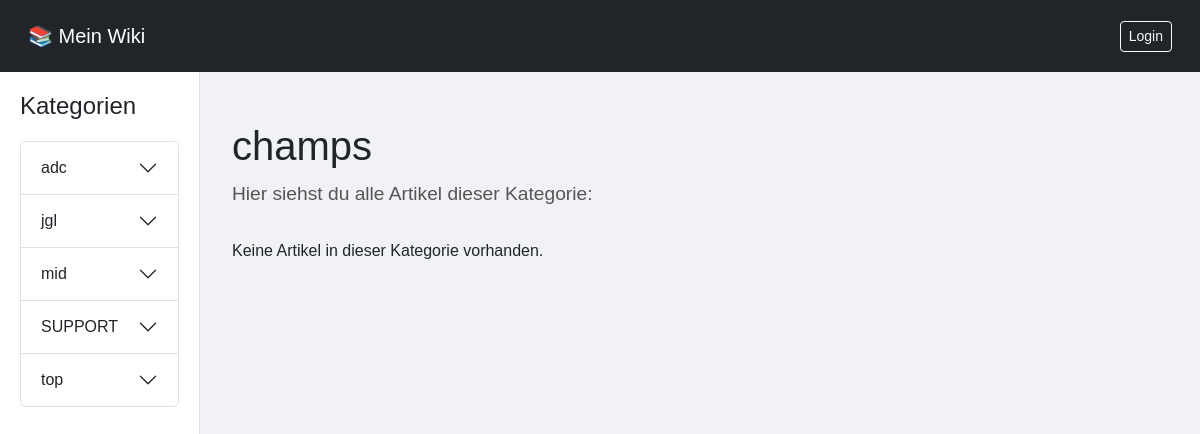
The page /category/10 on the database its author committed.
### tables this page shows
CREATE TABLE categories (
            id INTEGER PRIMARY KEY AUTOINCREMENT,
            name TEXT NOT NULL
        , parent_id INTEGER);

### app.py (the view)
@app.route("/category/<int:cat_id>")
def show_category(cat_id):
    category = query_db("SELECT * FROM categories WHERE id=?", (cat_id,), one=True)
    if not category:
        return "Kategorie nicht gefunden", 404
    articles_raw = query_db("SELECT * FROM articles WHERE category_id=? ORDER BY title COLLATE NOCASE ASC", (cat_id,))
    grouped_articles = {}
    for art in articles_raw:
        first = art["title"][0].upper() if art["title"] else "#"
        grouped_articles.setdefault(first, []).append(art)
    return render_template("category.html", category=category, grouped_articles=grouped_articles)

### app.py (called while the page is built)
def get_db():
    if "db" not in g:
        g.db = sqlite3.connect(DB_NAME, timeout=10, check_same_thread=False)
        g.db.row_factory = sqlite3.Row
    return g.db

def query_db(query, args=(), one=False):
    db = get_db()
    cur = db.execute(query, args)
    if query.strip().lower().startswith("select"):
        rv = cur.fetchall()
        cur.close()
        return (rv[0] if rv else None) if one else rv
    else:
        db.commit()
        cur.close()
        return None

def build_category_tree():
    rows = query_db("SELECT id, name, parent_id FROM categories ORDER BY name COLLATE NOCASE ASC")
    cats = {}
    for r in rows:
        cats[r["id"]] = {"id": r["id"], "name": r["name"], "parent_id": r["parent_id"], "children": []}
    root = []
    for c in cats.values():
        if c["parent_id"] is None:
            root.append(c)
        else:
            parent = cats.get(c["parent_id"])
            if parent:
                parent["children"].append(c)
            else:
                root.append(c)
    for c in root:
        c["children"].sort(key=lambda x: x["name"].lower())
    root.sort(key=lambda x: x["name"].lower())
    return root

@app.before_request
def load_categories():
    g.categories_global = build_category_tree()

### templates/category.html (shortened to what this page needs)
{% extends "base.html" %}
{% block content %}
<div class="category-container">
    <h1 class="category-title">{{ category['name'] }}</h1>
    <p class="category-description">Hier siehst du alle Artikel dieser Kategorie:</p>
    {% if grouped_articles %}
        {% for letter in grouped_articles.keys()|list|sort %}
            <h2 class="mt-3">{{ letter }}</h2>
            <div class="articles-grid">
                {% for art in grouped_articles[letter] %}
                <div class="article-card">
                    <a href="{{ url_for('article', art_id=art['id']) }}">
                        <h3>{{ art['title'] }}</h3>
                        <p>Artikel-ID: {{ art['id'] }}</p>
                    </a>
                    {% if current_user.is_authenticated and current_user.is_admin %}
                        <a href="{{ url_for('edit_article', art_id=art['id']) }}" class="edit-btn">✏️ Bearbeiten</a>
                    {% endif %}
                </div>
                {% endfor %}
            </div>
        {% endfor %}
    {% else %}
        <p>Keine Artikel in dieser Kategorie vorhanden.</p>
    {% endif %}
</div>
{% endblock %}

### templates/base.html (shortened to what this page needs)
<!DOCTYPE html>
<html lang="de">
<head>
    <link href="https://cdn.jsdelivr.net/npm/bootstrap@5.3.2/dist/css/bootstrap.min.css" rel="stylesheet">
    <link rel="stylesheet" href="{{ url_for('static', filename='style.css') }}">
</head>
<body>
<header class="navbar navbar-dark bg-dark p-3">
    <div class="container-fluid">
        <a href="{{ url_for('index') }}" class="navbar-brand">📚 Mein Wiki</a>
        <nav class="d-flex gap-2 align-items-center">
            {% if current_user.is_authenticated %}
                <span class="text-light me-2">Hi, {{ current_user.username }}</span>
                <a href="{{ url_for('logout') }}" class="btn btn-sm btn-outline-light">Logout</a>
            {% else %}
                <a href="{{ url_for('login') }}" class="btn btn-sm btn-outline-light">Login</a>
            {% endif %}
        </nav>
    </div>
</header>
<div class="container-fluid">
    <div class="row">
        <aside class="col-12 col-md-3 col-lg-2 sidebar">
            <h5>Kategorien</h5>
            <div class="accordion" id="categoryAccordion">
                {% for cat in g.categories_global %}
                    <div class="accordion-item">
                        <h2 class="accordion-header" id="heading{{ cat.id }}">
                            <button class="accordion-button collapsed" type="button" data-bs-toggle="collapse"
                                    data-bs-target="#collapse{{ cat.id }}" aria-expanded="false"
                                    aria-controls="collapse{{ cat.id }}">
                                {{ cat.name }}
                            </button>
                        </h2>
                    </div>
                {% endfor %}
            </div>
        </aside>
        <main class="col-12 col-md-9 col-lg-10">
            {% block content %}{% endblock %}
        </main>
    </div>
</div>
</body>
</html>

### templates/base.html (style rules this page uses)
body { font-family: Arial, sans-serif; background-color: #f0f2f5; }
.sidebar { position: sticky; top: 0; height: 100vh; background-color: #fff; border-right: 1px solid #dee2e6; padding: 20px; }
.sidebar h5 { font-size: 1.5em; margin-bottom: 20px; }
main { padding: 30px; }
header.navbar { margin-bottom: 0; }

### templates/category.html (style rules this page uses)
.category-container { max-width: 1000px; margin: auto; padding: 20px; }
.category-title { font-size: 2.5em; margin-bottom: 10px; }
.category-description { font-size: 1.2em; margin-bottom: 30px; color: #555; }

### rows shown on the page
categories: name "adc"
categories: name "jgl"
categories: name "mid"
categories: name "SUPPORT"
categories: name "top"
categories: name "champs"
